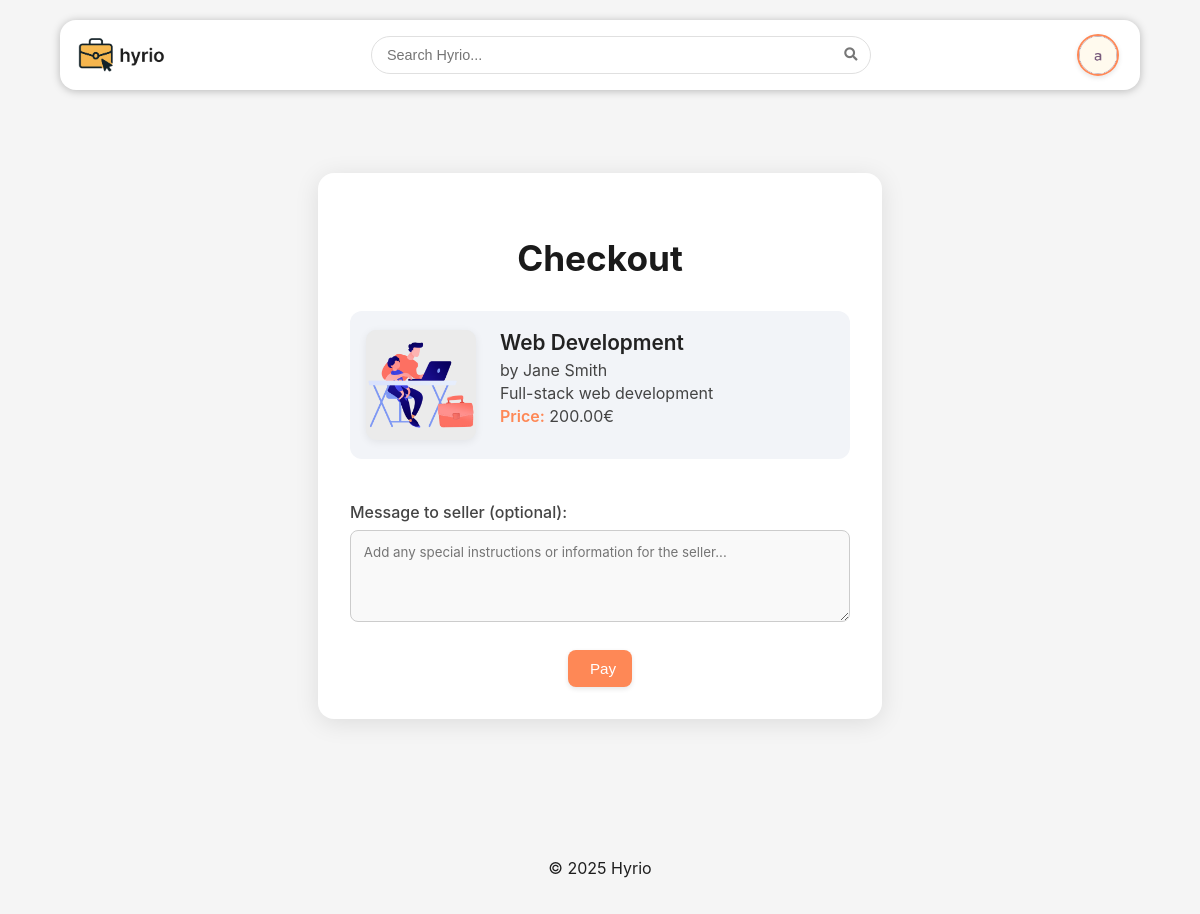
Screenshot of /pages/checkout.php?id=2 (signed in) with the database file from the repository.
### tables this page shows
CREATE TABLE services (id INTEGER PRIMARY KEY,
  name VARCHAR(255) NOT NULL,
  description TEXT NOT NULL,
  price DECIMAL(10, 2) NOT NULL CHECK (price >=0),
  seller INTEGER NOT NULL REFERENCES users(id),
  category INTEGER NOT NULL REFERENCES categories(id),
  image TEXT NOT NULL,
  rating DECIMAL(2, 1) CHECK (rating >=0 AND rating <=5));

CREATE TABLE users (id INTEGER PRIMARY KEY,
  name VARCHAR(255) NOT NULL,
  username VARCHAR(255) NOT NULL UNIQUE,
  password TEXT NOT NULL,  -- Use bcrypt for hashing
  email VARCHAR(255) NOT NULL UNIQUE,
  is_seller BOOLEAN NOT NULL DEFAULT 0,
  is_admin BOOLEAN NOT NULL DEFAULT 0,
  profile_pic TEXT NOT NULL,
  bio TEXT);

### database/classes/service.php (called while the page is built, shortened)
<?php
class Service
{
    private int $id;
    private string $name;
    private string $description;
    private float $price;
    private string $image;
    public function __construct(int $id, string $name, string $description, float $price, int $seller, int $category, string $image, ?float $rating)
    {
        $this->id = $id;
        $this->name = $name;
        $this->description = $description;
        $this->price = $price;
        $this->image = $image;
    }
    public static function getServiceById(int $id): ?Service
    {
        try {
            $db = Database::getInstance();
            $stmt = $db->prepare('SELECT * FROM services WHERE id = ?');
            $stmt->execute([$id]);
            $service = $stmt->fetch();
            if ($service) {
                return new Service(
                    (int)$service['id'],
                    $service['name'],
                    $service['description'],
                    (float)$service['price'],
                    (int)$service['seller'],
                    (int)$service['category'],
                    $service['image'],
                    isset($service['rating']) ? (float)$service['rating'] : null
                );
            }
            return null;
        } catch (PDOException $e) {
            return null;
        }
    }
    public function getId(): int
    {
        return $this->id;
    }
    public function getName(): string
    {
        return $this->name;
    }
    public function getDescription(): string
    {
        return $this->description;
    }
    public function getPrice(): float
    {
        return $this->price;
    }
    public function getImage(): string
    {
        return $this->image;
    }
}

### database/classes/user.php (called while the page is built, shortened)
<?php
class User
{
    private string $name;
    public function __construct(int $id, string $name, string $username, string $email, bool $isSeller, bool $isAdmin, string $profilePic, string $bio)
    {
        $this->name = $name;
    }
    public static function getUserById(int $id): ?User
    {
        try {
            $db = Database::getInstance();
            $stmt = $db->prepare('SELECT * FROM users WHERE id = ?');
            $stmt->execute([$id]);
            $user = $stmt->fetch();
            if ($user) {
                return new User($user['id'], $user['name'], $user['username'], $user['email'], (bool)$user['is_seller'], (bool)$user['is_admin'], $user['profile_pic'], $user['bio']);
            }
            return null;
        } catch (PDOException $e) {
            return null;
        }
    }
    public function getName(): string
    {
        return $this->name;
    }
}

### pages/checkout.php (the view, shortened to what this page needs)
<?php
require_once(__DIR__ . '/../includes/common.php');
require_once(__DIR__ . '/../components/button/button.php');
require_once(__DIR__ . '/../database/classes/service.php');
require_once(__DIR__ . '/../database/classes/user.php');
echo '<link rel="stylesheet" href="/css/service.css">';
echo '<link rel="stylesheet" href="/css/checkout.css">';
$service = Service::getServiceById((int) $_GET['id']);
$seller = $service ? User::getUserById($service->getSeller()) : null;
?>
<main>
  <?php if ($service && $seller): ?>
    <div class="checkout-container">
      <h1>Checkout</h1>
      <div class="checkout-service-info">
        <img src="<?= htmlspecialchars($service->getImage()) ?>" alt="<?= htmlspecialchars($service->getName()) ?>"
          class="checkout-service-img">
        <div>
          <h2><?= htmlspecialchars($service->getName()) ?></h2>
          <p>by <?= htmlspecialchars($seller->getName()) ?></p>
          <p><?= nl2br(htmlspecialchars($service->getDescription())) ?></p>
          <p><strong>Price:</strong> <?= htmlspecialchars(number_format($service->getPrice(), 2)) ?>€</p>
        </div>
      </div>
      <form id="pay-form" action="/pages/checkout.php?id=<?= $service->getId() ?>" method="post">
        <div class="message-container">
          <label for="message">Message to seller (optional):</label>
          <textarea id="message" name="message" rows="4"
            placeholder="Add any special instructions or information for the seller..."></textarea>
        </div>
        <?php
        require_once(__DIR__ . '/../components/button/button.php');
        ?>
        <span>Pay</span>
      </form>
    </div>
  <?php endif; ?>
</main>

### css/style.css (style rules this page uses)
:root { --text: #1e1e1e; --background: whitesmoke; --primary: #fe8856; --secondary: #bd5656; --accent: #944c4c; --shadow: rgba(0, 0, 0, 0.25); background: var(--background); font-family: 'Inter', sans-serif; }
html, body { height: 100%; margin: 0; padding: 0; }
body { display: flex; flex-direction: column; min-height: 100vh; }
main { width: 85%; margin: 0 auto; padding: 15px; box-sizing: border-box; overflow-x: hidden; flex: 1 0 auto; }

### css/checkout.css (style rules this page uses)
.checkout-container { max-width: 500px; margin: 3rem auto; background: #fff; border-radius: 16px; box-shadow: 0 4px 24px rgba(0, 0, 0, 0.1); padding: 2.5rem 2rem 2rem 2rem; display: flex; flex-direction: column; align-items: center; gap: 1.5rem; }
.checkout-container h1 { font-size: 2.2rem; margin-bottom: 0.5rem; color: var(--primary-text, #1a1a1a); font-weight: 700; }
.message-container { width: 100%; margin-bottom: 1.5rem; }
.message-container label { display: block; margin-bottom: 0.5rem; font-weight: 500; color: #444; }
.message-container textarea { width: 100%; padding: 0.8rem; border: 1px solid #ccc; border-radius: 8px; resize: vertical; font-family: inherit; box-sizing: border-box; background-color: #f9f9f9; transition: border-color 0.2s, box-shadow 0.2s; }
.checkout-service-info { display: flex; gap: 1.5rem; align-items: flex-start; width: 100%; background: #f2f4f8; border-radius: 12px; padding: 1.2rem 1rem; box-sizing: border-box; }
.checkout-service-img { width: 110px; height: 110px; object-fit: cover; border-radius: 10px; box-shadow: 0 2px 8px rgba(0, 0, 0, 0.07); background: #e9ecef; }
.checkout-service-info h2 { margin: 0 0 0.3rem 0; font-size: 1.3rem; color: #222; font-weight: 600; }
.checkout-service-info p { margin: 0.2rem 0; color: #444; font-size: 1rem; }
#pay-form { width: 100%; display: flex; flex-direction: column; align-items: center; }
.checkout-service-info strong { color: var(--primary, #1a73e8); font-weight: 600; }
#pay-form { width: 100%; display: flex; justify-content: flex-end; margin-top: 1.2rem; }

### rows the page displays
services: image (placeholder picture), name "Web Development", description "Full-stack web development", price "200.00"
users: name "Jane Smith"
